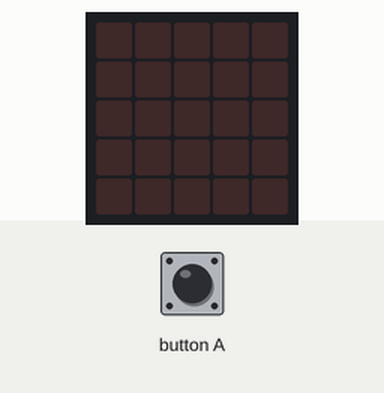
Simulated run of this program. Board: BBC micro:bit (MakeCode). On the bench: the board's 5×5 LED display. Inputs (shaded band) come from the test bench.

Above: at 1.2 s.
1.3 s: button A pressed for 0.15 s
At 2.5 s:
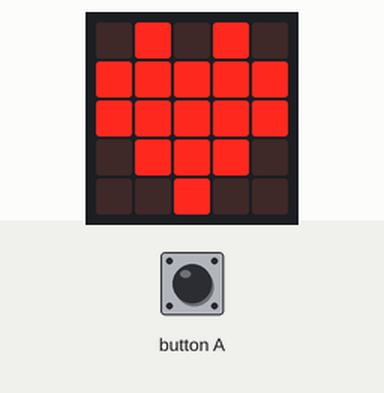
2.9 s: button A pressed for 0.15 s
At 3.7 s:
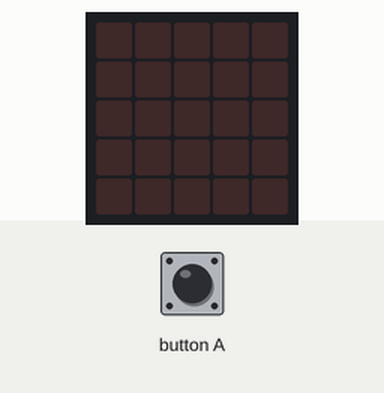
Timing chart, 0 to 5.9 s (numbered marks = the images above; inputs shaded):
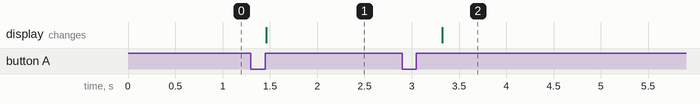

The program:

main.ts
```typescript
input.onButtonPressed(Button.A, function () {
    encendido = !(encendido)
})
let encendido = false
basic.clearScreen()
encendido = false
basic.forever(function () {
    if (encendido == true) {
        basic.showIcon(IconNames.Heart)
    } else {
        basic.clearScreen()
    }
})
```

test.ts
```typescript
// aquí va el archivo "tests"; esto no se compilará cuando este paquete se utilice como una extensión.
```

Measured:
- after the input at 1.3 s, the display: changes after 0.16 s (image 1)
- after the input at 2.9 s, the display: changes after 0.42 s (image 2)
